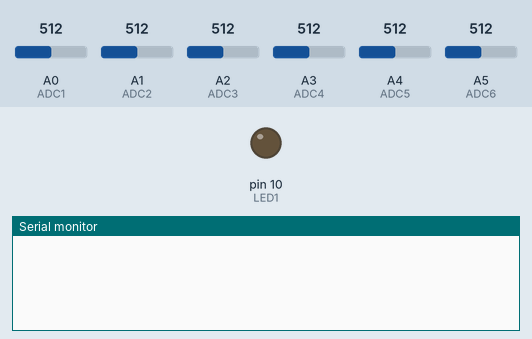
Recording of a sketch running on a simulated Arduino Uno, built with avr-gcc and run on an emulated ATmega328P. Parts: output pins drawn as LEDs (lit = HIGH), the last lines printed to the serial monitor. The test bench sets the inputs (shaded band); at power-on: A0 (ADC1) = 512, A1 (ADC2) = 512, A2 (ADC3) = 512, A3 (ADC4) = 512, A4 (ADC5) = 512, A5 (ADC6) = 512. No radio packets arrive unless stated.

Above: at 1.2 s.
1.3 s: A0 (ADC1) set to 716
At 1.8 s:
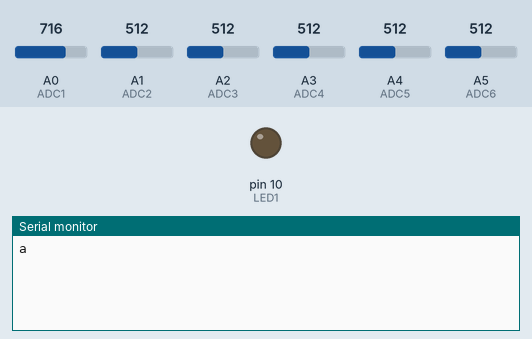
2.8 s: A1 (ADC2) set to 716
At 2.93 s:
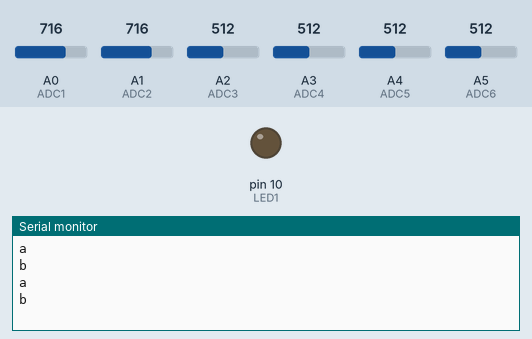

The sketch:

TimberManTxControl.ino
```cpp
/*
 * This code configures the transmition pins between the RF 433 MHz
 * module and Arduino. It also has pins to read when user push
 * some button. according to the button the Arduino is going to
 * send a value to RF 433 MHz module
 *
 * @author: Jorge Zepeda Tinoco on 22/04/18
 * @email: jorzet.94@gmail.com
 */

#include <VirtualWire.h>

/*
 * Defines macros to set button input
 */
#define ADC1 A0
#define ADC2 A1
#define ADC3 A2
#define ADC4 A3
#define ADC5 A4
#define ADC6 A5

/*
 * Defines macros movements
 */
#define MOVEMENT_ONE "a"
#define MOVEMENT_TWO "b"
#define MOVEMENT_THREE "c"
#define MOVEMENT_FOUR "d"
#define MOVEMENT_FIVE "e"
#define MOVEMENT_SIX "f"

/*
 * Defines macros for input and output pins
 * (serial[Tx, Rx], LED and button)
 */
#define TX 12
#define RX 2
#define LED1 10
#define LED2 11 // not used
#define PUSH 3

/*
 * Variables to set analog inputs from buttons
 * with resolution 0 to 1024
 */
int mov1;
int mov2;
int mov3;
int mov4;
int mov5;
int mov6;

/*
 * Variables to set voltage equivalent
 */
float outmov1;
float outmov2;
float outmov3;
float outmov4;
float outmov5;
float outmov6;

/*
 * variables to know last data and current data
 */
int last = 8;
int data;

void setup() {

    // setup OUTPUT
    pinMode(LED1, OUTPUT);

    // setup INPUTS
    pinMode(ADC1, INPUT);
    pinMode(ADC2, INPUT);
    pinMode(ADC3, INPUT);
    pinMode(ADC4, INPUT);
    pinMode(ADC5, INPUT);
    pinMode(ADC6, INPUT);

    // setup RF module
    vw_set_tx_pin(TX);
    vw_set_rx_pin(RX);
    vw_set_ptt_pin(PUSH);
    vw_set_ptt_inverted(true); // Required for DR3100
    vw_setup(2000);

    // initialize serial communication at 9600 bauds per second:
    Serial.begin(9600);
}

void loop() {

    // read analog inputs
    mov1 = analogRead(ADC1);
    mov2 = analogRead(ADC2);
    mov3 = analogRead(ADC3);
    mov4 = analogRead(ADC4);
    mov5 = analogRead(ADC5);
    mov6 = analogRead(ADC6);

    // cast analog input to voltage level
    outmov1 = mov1 * (5.0 / 1023.0);
    outmov2 = mov2 * (5.0 / 1023.0);
    outmov3 = mov3 * (5.0 / 1023.0);
    outmov4 = mov4 * (5.0 / 1023.0);
    outmov5 = mov5 * (5.0 / 1023.0);
    outmov6 = mov6 * (5.0 / 1023.0);

    /*
     * Check if voltage is higer than 3 volts and
     * check last data
     */
    if (outmov1 > 3 & last != 1) {
        data = 1;
        Serial.println(MOVEMENT_ONE);
        vw_send((uint8_t *)data, sizeof(data));
        vw_wait_tx();
        last = 1;
    } else if (outmov2 > 3 & last != 2) {
        data = 2;
        Serial.println(MOVEMENT_TWO);
        vw_send((uint8_t *)data, sizeof(data));
        vw_wait_tx();
        last = 2;
    } else if (outmov3 > 3 & last != 3) {
        data = 3;
        Serial.println(MOVEMENT_THREE);
        vw_send((uint8_t *)data, sizeof(data));
        vw_wait_tx();
        last = 3;
    } else if (outmov4 > 3 & last != 4) {
        data = 4;
        Serial.println(MOVEMENT_FOUR);
        vw_send((uint8_t *)data, sizeof(data));
        vw_wait_tx();
        last = 4;
    }else if (outmov5 > 3 & last != 5) {
        data = 5;
        Serial.println(MOVEMENT_FIVE);
        vw_send((uint8_t *)data, sizeof(data));
        vw_wait_tx();
        last = 5;
    } else if (outmov6 > 3 & last != 6) {
        data = 6;
        Serial.println(MOVEMENT_SIX);
        vw_send((uint8_t *)data, sizeof(data));
        vw_wait_tx();
        last = 6;
    }


    //sprintf(datas, "%d, %d, %d, %d", sensor1, sensor2, sensor3, sensor4);
    //digitalWrite(LED1,HIGH);
    //vw_send((uint8_t *)datas, strlen(datas));
    //vw_wait_tx();
    //delay(100);
    //digitalWrite(LED1,LOW);
}
```

Measured:
- after the input at 1.3 s, the serial monitor: prints a new line at once (image 1)
- after the input at 2.8 s, the serial monitor: prints a new line at once (image 2)
